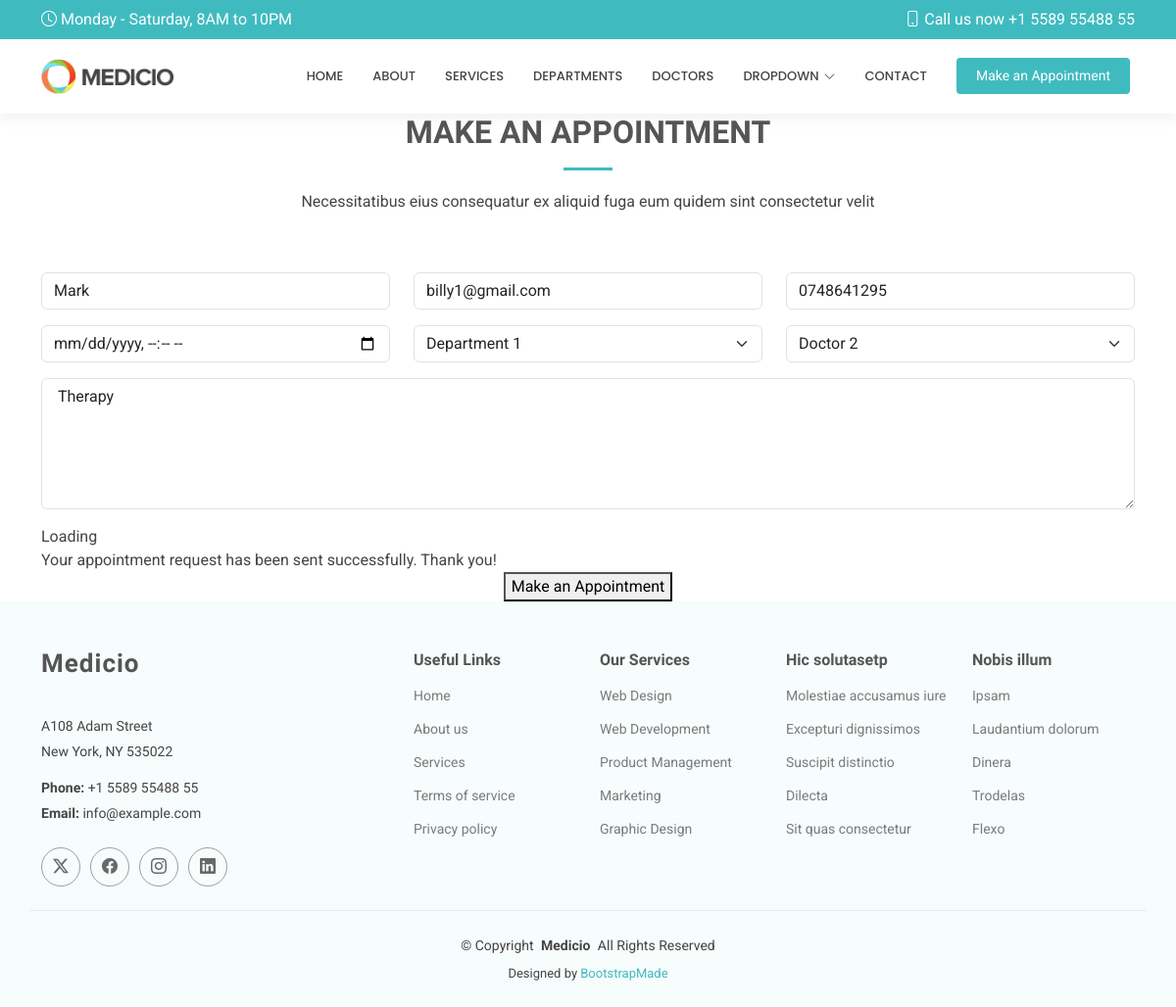
Screenshot of /edit/1 with the database file from the repository.
### Hospitalapp/models.py (models this page shows, shortened)
class Appointment(models.Model):
    name = models.CharField(max_length=100)
    email = models.EmailField()
    phone  = models.CharField(max_length=100)
    date = models.DateTimeField()
    department = models.CharField(max_length=100)
    doctor = models.CharField(max_length=100)
    message = models.TextField()

### Hospitalapp/views.py (the view)
# urls.py: path('edit/<int:id>', views.edit,name='edit'),
def edit(request,id):
    appointment = get_object_or_404(Appointment,id=id)
    if request.method == 'POST':
       appointment.name = request.POST.get('name')
       appointment.email = request.POST.get('email')
       appointment.phone = request.POST.get('phone')
       appointment.date = request.POST.get('date')
       appointment.department = request.POST.get('department')
       appointment.doctor = request.POST.get('doctor')
       appointment.message = request.POST.get('message')
       appointment.save()
       return redirect('/show')
    else:
       return render(request,'edit.html',{'appointment':appointment})

### Templates/edit.html (shortened to what this page needs)
{% extends 'starter-page.html' %}
{% load static %}
{% block content %}
      <div class="container section-title" data-aos="fade-up">
        <h2>MAKE AN APPOINTMENT</h2>
        <p>Necessitatibus eius consequatur ex aliquid fuga eum quidem sint consectetur velit</p>
      </div>
      <div class="container" data-aos="fade-up" data-aos-delay="100">
        <form  method="post">
          <div class="row">
            <div class="col-md-4 form-group">
              <input type="text" value="{{ appointment.name }}" name="name" class="form-control" id="name" placeholder="Your Name" required="">
            </div>
            <div class="col-md-4 form-group mt-3 mt-md-0">
              <input type="email" value="{{ appointment.email }}" class="form-control" name="email" id="email" placeholder="Your Email" required="">
            </div>
            <div class="col-md-4 form-group mt-3 mt-md-0">
              <input type="tel" class="form-control" value="{{ appointment.phone }}" name="phone" id="phone" placeholder="Your Phone" required="">
            </div>
          </div>
          <div class="row">
            <div class="col-md-4 form-group mt-3">
              <input type="datetime-local" name="date" class="form-control datepicker" id="date" placeholder="Appointment Date" required="">
            </div>
            <div class="col-md-4 form-group mt-3">
              <select name="department" id="department" class="form-select" required="">
                <option value="Department 1" {% if appointment.department == "Department 1" %}selected {% endif %} >Department 1</option>
              </select>
            </div>
            <div class="col-md-4 form-group mt-3">
              <select name="doctor" id="doctor" class="form-select" required="">
                <option value="Doctor 2" {% if appointment.doctor == "Doctor 2" %}selected {% endif %} >Doctor 2</option>
              </select>
            </div>
          </div>
          <div class="form-group mt-3">
            <textarea class="form-control" name="message" rows="5" placeholder="Message (Optional)"> {{ appointment.message }}</textarea>
          </div>
          <div class="mt-3">
            <div class="loading">Loading</div>
            <div class="sent-message">Your appointment request has been sent successfully. Thank you!</div>
            <div class="text-center"><button type="submit">Make an Appointment</button></div>
          </div>
        </form>
      </div>
{% endblock %}

### static/assets/css/main.css (style rules this page uses)
:root { --default-font: "Roboto", system-ui, -apple-system, "Segoe UI", Roboto, "Helvetica Neue", Arial, "Noto Sans", "Liberation Sans", sans-serif, "Apple Color Emoji", "Segoe UI Emoji", "Segoe UI Symbol", "Noto Color Emoji"; --heading-font: "Raleway", sans-serif; --nav-font: "Poppins", sans-serif; }
:root { --background-color: #ffffff; --default-color: #444444; --heading-color: #555555; --accent-color: #3fbbc0; --surface-color: #ffffff; --contrast-color: #ffffff; }
:root { --nav-color: #444444; --nav-hover-color: #3fbbc0; --nav-mobile-background-color: #ffffff; --nav-dropdown-background-color: #ffffff; --nav-dropdown-color: #444444; --nav-dropdown-hover-color: #3fbbc0; }
:root { scroll-behavior: smooth; }
body { color: var(--default-color); background-color: var(--background-color); font-family: var(--default-font); }
h1, h2, h3, h4, h5, h6 { color: var(--heading-color); font-family: var(--heading-font); }
.section-title { text-align: center; padding-bottom: 60px; position: relative; }
.section-title h2 { font-size: 32px; font-weight: 700; margin-bottom: 20px; padding-bottom: 20px; position: relative; }
.section-title h2:after { content: ""; position: absolute; display: block; width: 50px; height: 3px; background: var(--accent-color); left: 0; right: 0; bottom: 0; margin: auto; }
.section-title p { margin-bottom: 0; }

### rows the page displays
Appointment: name "Mark", email "billy1@gmail.com", phone "0748641295", department "Department 1", doctor "Doctor 2", message "Therapy"
